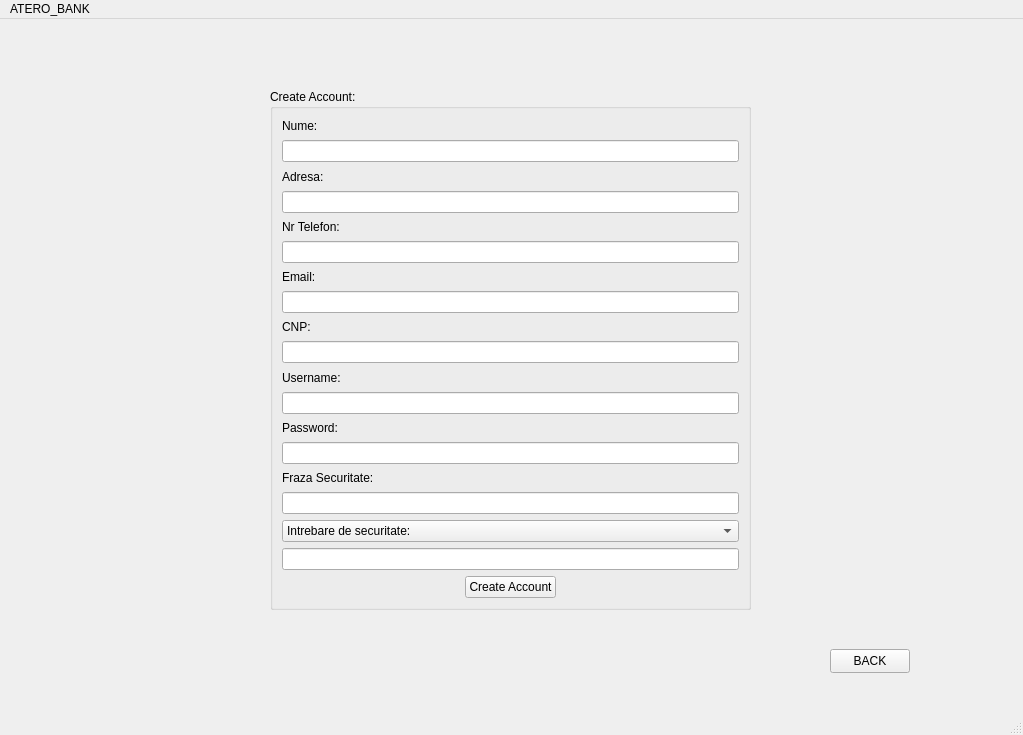
<?xml version="1.0" encoding="UTF-8"?>
<ui version="4.0">
 <class>SignUpWindow</class>
 <widget class="QMainWindow" name="SignUpWindow">
  <property name="geometry">
   <rect>
    <x>0</x>
    <y>0</y>
    <width>1023</width>
    <height>735</height>
   </rect>
  </property>
  <property name="windowTitle">
   <string>MainWindow</string>
  </property>
  <widget class="QWidget" name="centralwidget">
   <widget class="QLabel" name="label">
    <property name="geometry">
     <rect>
      <x>0</x>
      <y>0</y>
      <width>1021</width>
      <height>691</height>
     </rect>
    </property>
    <property name="text">
     <string/>
    </property>
    <property name="pixmap">
     <pixmap resource="Resources.qrc">:/rec/img/SignUpBackground.jpg</pixmap>
    </property>
    <property name="scaledContents">
     <bool>true</bool>
    </property>
   </widget>
   <widget class="QGroupBox" name="groupBox">
    <property name="geometry">
     <rect>
      <x>270</x>
      <y>70</y>
      <width>481</width>
      <height>521</height>
     </rect>
    </property>
    <property name="title">
     <string>Create Account:</string>
    </property>
    <property name="flat">
     <bool>false</bool>
    </property>
    <layout class="QVBoxLayout" name="verticalLayout">
     <item>
      <widget class="QLabel" name="name_label">
       <property name="text">
        <string>Nume:</string>
       </property>
      </widget>
     </item>
     <item>
      <widget class="QLineEdit" name="lineEdit_nume"/>
     </item>
     <item>
      <widget class="QLabel" name="adress_label">
       <property name="text">
        <string>Adresa:</string>
       </property>
      </widget>
     </item>
     <item>
      <widget class="QLineEdit" name="lineEdit_adresa"/>
     </item>
     <item>
      <widget class="QLabel" name="NrTel_label">
       <property name="text">
        <string>Nr Telefon:</string>
       </property>
      </widget>
     </item>
     <item>
      <widget class="QLineEdit" name="lineEdit_NrTel"/>
     </item>
     <item>
      <widget class="QLabel" name="email_label">
       <property name="text">
        <string>Email:</string>
       </property>
      </widget>
     </item>
     <item>
      <widget class="QLineEdit" name="lineEdit_email"/>
     </item>
     <item>
      <widget class="QLabel" name="CNP_label">
       <property name="text">
        <string>CNP:</string>
       </property>
      </widget>
     </item>
     <item>
      <widget class="QLineEdit" name="lineEdit_CNP"/>
     </item>
     <item>
      <widget class="QLabel" name="username_label">
       <property name="text">
        <string>Username:</string>
       </property>
      </widget>
     </item>
     <item>
      <widget class="QLineEdit" name="lineEdit_username"/>
     </item>
     <item>
      <widget class="QLabel" name="password_label">
       <property name="text">
        <string>Password:</string>
       </property>
      </widget>
     </item>
     <item>
      <widget class="QLineEdit" name="lineEdit_password"/>
     </item>
     <item>
      <widget class="QLabel" name="fraza_securitate_label">
       <property name="text">
        <string>Fraza Securitate:</string>
       </property>
      </widget>
     </item>
     <item>
      <widget class="QLineEdit" name="lineEdit_fraza_securitate"/>
     </item>
     <item>
      <widget class="QComboBox" name="intrebare_securitate_box">
       <item>
        <property name="text">
         <string>Intrebare de securitate:</string>
        </property>
       </item>
       <item>
        <property name="text">
         <string>Care este numele de fata al mamei tale?</string>
        </property>
       </item>
       <item>
        <property name="text">
         <string>Care este orașul natal al tatalui tau?</string>
        </property>
       </item>
       <item>
        <property name="text">
         <string>Care este prima scoala la care ai mers?</string>
        </property>
       </item>
       <item>
        <property name="text">
         <string>Care este prima ta masina?</string>
        </property>
       </item>
       <item>
        <property name="text">
         <string>Care este numele animalului tau de companie preferat?</string>
        </property>
       </item>
      </widget>
     </item>
     <item>
      <widget class="QLineEdit" name="lineEdit_intrebare_securitate"/>
     </item>
     <item>
      <layout class="QHBoxLayout" name="horizontalLayout">
       <item>
        <spacer name="horizontalSpacer_2">
         <property name="orientation">
          <enum>Qt::Horizontal</enum>
         </property>
         <property name="sizeHint" stdset="0">
          <size>
           <width>40</width>
           <height>20</height>
          </size>
         </property>
        </spacer>
       </item>
       <item>
        <widget class="QPushButton" name="pushButton">
         <property name="text">
          <string>Create Account</string>
         </property>
        </widget>
       </item>
       <item>
        <spacer name="horizontalSpacer">
         <property name="orientation">
          <enum>Qt::Horizontal</enum>
         </property>
         <property name="sizeHint" stdset="0">
          <size>
           <width>40</width>
           <height>20</height>
          </size>
         </property>
        </spacer>
       </item>
      </layout>
     </item>
    </layout>
   </widget>
   <widget class="QPushButton" name="back_button">
    <property name="geometry">
     <rect>
      <x>830</x>
      <y>630</y>
      <width>80</width>
      <height>24</height>
     </rect>
    </property>
    <property name="text">
     <string>BACK</string>
    </property>
   </widget>
  </widget>
  <widget class="QMenuBar" name="menubar">
   <property name="geometry">
    <rect>
     <x>0</x>
     <y>0</y>
     <width>1023</width>
     <height>21</height>
    </rect>
   </property>
   <widget class="QMenu" name="menuATERO_BANK">
    <property name="title">
     <string>ATERO_BANK</string>
    </property>
   </widget>
   <addaction name="menuATERO_BANK"/>
  </widget>
  <widget class="QStatusBar" name="statusbar"/>
 </widget>
 <resources>
  <include location="Resources.qrc"/>
 </resources>
 <connections/>
</ui>
